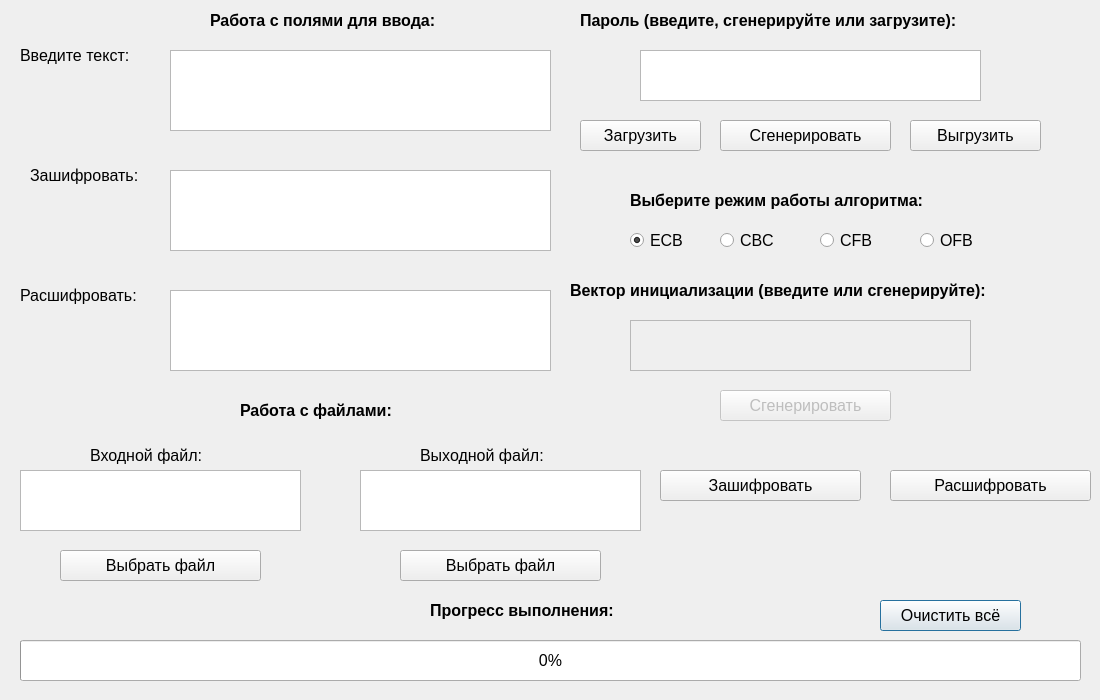
<?xml version="1.0" encoding="UTF-8"?>
<ui version="4.0">
 <class>Dialog16</class>
 <widget class="QDialog" name="Dialog16">
  <property name="geometry">
   <rect>
    <x>0</x>
    <y>0</y>
    <width>1100</width>
    <height>700</height>
   </rect>
  </property>
  <property name="minimumSize">
   <size>
    <width>1100</width>
    <height>700</height>
   </size>
  </property>
  <property name="maximumSize">
   <size>
    <width>1100</width>
    <height>700</height>
   </size>
  </property>
  <property name="windowTitle">
   <string>DES</string>
  </property>
  <widget class="QPushButton" name="but_clear">
   <property name="geometry">
    <rect>
     <x>880</x>
     <y>600</y>
     <width>141</width>
     <height>31</height>
    </rect>
   </property>
   <property name="font">
    <font>
     <family>Arial</family>
     <pointsize>12</pointsize>
    </font>
   </property>
   <property name="text">
    <string>Очистить всё</string>
   </property>
  </widget>
  <widget class="QPushButton" name="key_gen">
   <property name="geometry">
    <rect>
     <x>720</x>
     <y>120</y>
     <width>171</width>
     <height>31</height>
    </rect>
   </property>
   <property name="font">
    <font>
     <family>Arial</family>
     <pointsize>12</pointsize>
    </font>
   </property>
   <property name="text">
    <string>Сгенерировать</string>
   </property>
  </widget>
  <widget class="QPushButton" name="down_file">
   <property name="geometry">
    <rect>
     <x>60</x>
     <y>550</y>
     <width>201</width>
     <height>31</height>
    </rect>
   </property>
   <property name="font">
    <font>
     <family>Arial</family>
     <pointsize>12</pointsize>
    </font>
   </property>
   <property name="text">
    <string>Выбрать файл</string>
   </property>
  </widget>
  <widget class="QLabel" name="label_2">
   <property name="geometry">
    <rect>
     <x>20</x>
     <y>40</y>
     <width>141</width>
     <height>31</height>
    </rect>
   </property>
   <property name="font">
    <font>
     <family>Arial</family>
     <pointsize>12</pointsize>
    </font>
   </property>
   <property name="text">
    <string>Введите текст:</string>
   </property>
  </widget>
  <widget class="QPushButton" name="key_from_file">
   <property name="geometry">
    <rect>
     <x>580</x>
     <y>120</y>
     <width>121</width>
     <height>31</height>
    </rect>
   </property>
   <property name="font">
    <font>
     <family>Arial</family>
     <pointsize>12</pointsize>
    </font>
   </property>
   <property name="text">
    <string>Загрузить</string>
   </property>
  </widget>
  <widget class="QPlainTextEdit" name="slova">
   <property name="geometry">
    <rect>
     <x>170</x>
     <y>50</y>
     <width>381</width>
     <height>81</height>
    </rect>
   </property>
   <property name="font">
    <font>
     <family>Arial</family>
     <pointsize>12</pointsize>
    </font>
   </property>
  </widget>
  <widget class="QPushButton" name="key_to_file">
   <property name="geometry">
    <rect>
     <x>910</x>
     <y>120</y>
     <width>131</width>
     <height>31</height>
    </rect>
   </property>
   <property name="font">
    <font>
     <family>Arial</family>
     <pointsize>12</pointsize>
    </font>
   </property>
   <property name="text">
    <string>Выгрузить</string>
   </property>
  </widget>
  <widget class="QPushButton" name="but_encr">
   <property name="geometry">
    <rect>
     <x>660</x>
     <y>470</y>
     <width>201</width>
     <height>31</height>
    </rect>
   </property>
   <property name="font">
    <font>
     <family>Arial</family>
     <pointsize>12</pointsize>
    </font>
   </property>
   <property name="text">
    <string>Зашифровать</string>
   </property>
  </widget>
  <widget class="QPlainTextEdit" name="key">
   <property name="geometry">
    <rect>
     <x>640</x>
     <y>50</y>
     <width>341</width>
     <height>51</height>
    </rect>
   </property>
   <property name="font">
    <font>
     <family>Arial</family>
     <pointsize>12</pointsize>
    </font>
   </property>
   <property name="readOnly">
    <bool>false</bool>
   </property>
  </widget>
  <widget class="QPushButton" name="but_decr">
   <property name="geometry">
    <rect>
     <x>890</x>
     <y>470</y>
     <width>201</width>
     <height>31</height>
    </rect>
   </property>
   <property name="font">
    <font>
     <family>Arial</family>
     <pointsize>12</pointsize>
    </font>
   </property>
   <property name="text">
    <string>Расшифровать</string>
   </property>
  </widget>
  <widget class="QPlainTextEdit" name="rez_encr">
   <property name="enabled">
    <bool>true</bool>
   </property>
   <property name="geometry">
    <rect>
     <x>170</x>
     <y>170</y>
     <width>381</width>
     <height>81</height>
    </rect>
   </property>
   <property name="font">
    <font>
     <family>Arial</family>
     <pointsize>12</pointsize>
    </font>
   </property>
   <property name="readOnly">
    <bool>true</bool>
   </property>
  </widget>
  <widget class="QPushButton" name="up_file">
   <property name="geometry">
    <rect>
     <x>400</x>
     <y>550</y>
     <width>201</width>
     <height>31</height>
    </rect>
   </property>
   <property name="font">
    <font>
     <family>Arial</family>
     <pointsize>12</pointsize>
    </font>
   </property>
   <property name="text">
    <string>Выбрать файл</string>
   </property>
  </widget>
  <widget class="QLabel" name="label_4">
   <property name="geometry">
    <rect>
     <x>580</x>
     <y>0</y>
     <width>471</width>
     <height>41</height>
    </rect>
   </property>
   <property name="font">
    <font>
     <family>Arial</family>
     <pointsize>12</pointsize>
     <weight>75</weight>
     <bold>true</bold>
    </font>
   </property>
   <property name="text">
    <string>Пароль (введите, сгенерируйте или загрузите):</string>
   </property>
  </widget>
  <widget class="QLabel" name="label_5">
   <property name="geometry">
    <rect>
     <x>630</x>
     <y>180</y>
     <width>371</width>
     <height>41</height>
    </rect>
   </property>
   <property name="font">
    <font>
     <family>Arial</family>
     <pointsize>12</pointsize>
     <weight>75</weight>
     <bold>true</bold>
    </font>
   </property>
   <property name="text">
    <string>Выберите режим работы алгоритма:</string>
   </property>
  </widget>
  <widget class="QProgressBar" name="progressBar">
   <property name="geometry">
    <rect>
     <x>20</x>
     <y>640</y>
     <width>1061</width>
     <height>41</height>
    </rect>
   </property>
   <property name="font">
    <font>
     <pointsize>12</pointsize>
    </font>
   </property>
   <property name="value">
    <number>0</number>
   </property>
  </widget>
  <widget class="QLabel" name="label_6">
   <property name="geometry">
    <rect>
     <x>430</x>
     <y>590</y>
     <width>241</width>
     <height>41</height>
    </rect>
   </property>
   <property name="font">
    <font>
     <family>Arial</family>
     <pointsize>12</pointsize>
     <weight>75</weight>
     <bold>true</bold>
    </font>
   </property>
   <property name="text">
    <string>Прогресс выполнения:</string>
   </property>
  </widget>
  <widget class="QLabel" name="label_7">
   <property name="geometry">
    <rect>
     <x>210</x>
     <y>0</y>
     <width>291</width>
     <height>41</height>
    </rect>
   </property>
   <property name="font">
    <font>
     <family>Arial</family>
     <pointsize>12</pointsize>
     <weight>75</weight>
     <bold>true</bold>
    </font>
   </property>
   <property name="text">
    <string>Работа с полями для ввода:</string>
   </property>
  </widget>
  <widget class="QLabel" name="label_8">
   <property name="geometry">
    <rect>
     <x>240</x>
     <y>390</y>
     <width>201</width>
     <height>41</height>
    </rect>
   </property>
   <property name="font">
    <font>
     <family>Arial</family>
     <pointsize>12</pointsize>
     <weight>75</weight>
     <bold>true</bold>
    </font>
   </property>
   <property name="text">
    <string>Работа с файлами:</string>
   </property>
  </widget>
  <widget class="QLabel" name="label_9">
   <property name="geometry">
    <rect>
     <x>90</x>
     <y>440</y>
     <width>151</width>
     <height>31</height>
    </rect>
   </property>
   <property name="font">
    <font>
     <family>Arial</family>
     <pointsize>12</pointsize>
    </font>
   </property>
   <property name="text">
    <string>Входной файл:</string>
   </property>
  </widget>
  <widget class="QLabel" name="label_11">
   <property name="geometry">
    <rect>
     <x>420</x>
     <y>440</y>
     <width>161</width>
     <height>31</height>
    </rect>
   </property>
   <property name="font">
    <font>
     <family>Arial</family>
     <pointsize>12</pointsize>
    </font>
   </property>
   <property name="text">
    <string>Выходной файл:</string>
   </property>
  </widget>
  <widget class="QPlainTextEdit" name="inp_file">
   <property name="geometry">
    <rect>
     <x>20</x>
     <y>470</y>
     <width>281</width>
     <height>61</height>
    </rect>
   </property>
   <property name="font">
    <font>
     <family>Arial</family>
     <pointsize>11</pointsize>
    </font>
   </property>
   <property name="readOnly">
    <bool>true</bool>
   </property>
  </widget>
  <widget class="QPlainTextEdit" name="out_file">
   <property name="geometry">
    <rect>
     <x>360</x>
     <y>470</y>
     <width>281</width>
     <height>61</height>
    </rect>
   </property>
   <property name="font">
    <font>
     <family>Arial</family>
     <pointsize>11</pointsize>
    </font>
   </property>
   <property name="readOnly">
    <bool>true</bool>
   </property>
  </widget>
  <widget class="QLabel" name="label_10">
   <property name="geometry">
    <rect>
     <x>30</x>
     <y>160</y>
     <width>141</width>
     <height>31</height>
    </rect>
   </property>
   <property name="font">
    <font>
     <family>Arial</family>
     <pointsize>12</pointsize>
    </font>
   </property>
   <property name="text">
    <string>Зашифровать:</string>
   </property>
  </widget>
  <widget class="QPlainTextEdit" name="rez_decr">
   <property name="enabled">
    <bool>true</bool>
   </property>
   <property name="geometry">
    <rect>
     <x>170</x>
     <y>290</y>
     <width>381</width>
     <height>81</height>
    </rect>
   </property>
   <property name="font">
    <font>
     <family>Arial</family>
     <pointsize>12</pointsize>
    </font>
   </property>
   <property name="readOnly">
    <bool>true</bool>
   </property>
  </widget>
  <widget class="QLabel" name="label_12">
   <property name="geometry">
    <rect>
     <x>20</x>
     <y>280</y>
     <width>151</width>
     <height>31</height>
    </rect>
   </property>
   <property name="font">
    <font>
     <family>Arial</family>
     <pointsize>12</pointsize>
    </font>
   </property>
   <property name="text">
    <string>Расшифровать:</string>
   </property>
  </widget>
  <widget class="QLabel" name="label_13">
   <property name="geometry">
    <rect>
     <x>570</x>
     <y>270</y>
     <width>521</width>
     <height>41</height>
    </rect>
   </property>
   <property name="font">
    <font>
     <family>Arial</family>
     <pointsize>12</pointsize>
     <weight>75</weight>
     <bold>true</bold>
    </font>
   </property>
   <property name="text">
    <string>Вектор инициализации (введите или сгенерируйте):</string>
   </property>
  </widget>
  <widget class="QPlainTextEdit" name="vect">
   <property name="enabled">
    <bool>false</bool>
   </property>
   <property name="geometry">
    <rect>
     <x>630</x>
     <y>320</y>
     <width>341</width>
     <height>51</height>
    </rect>
   </property>
   <property name="font">
    <font>
     <family>Arial</family>
     <pointsize>12</pointsize>
    </font>
   </property>
   <property name="undoRedoEnabled">
    <bool>true</bool>
   </property>
   <property name="readOnly">
    <bool>false</bool>
   </property>
  </widget>
  <widget class="QPushButton" name="vect_gen">
   <property name="enabled">
    <bool>false</bool>
   </property>
   <property name="geometry">
    <rect>
     <x>720</x>
     <y>390</y>
     <width>171</width>
     <height>31</height>
    </rect>
   </property>
   <property name="font">
    <font>
     <family>Arial</family>
     <pointsize>12</pointsize>
    </font>
   </property>
   <property name="text">
    <string>Сгенерировать</string>
   </property>
  </widget>
  <widget class="QRadioButton" name="ECBradioButton">
   <property name="geometry">
    <rect>
     <x>630</x>
     <y>230</y>
     <width>71</width>
     <height>20</height>
    </rect>
   </property>
   <property name="font">
    <font>
     <pointsize>12</pointsize>
    </font>
   </property>
   <property name="text">
    <string>ECB</string>
   </property>
   <property name="checked">
    <bool>true</bool>
   </property>
  </widget>
  <widget class="QRadioButton" name="CBCradioButton">
   <property name="geometry">
    <rect>
     <x>720</x>
     <y>230</y>
     <width>71</width>
     <height>20</height>
    </rect>
   </property>
   <property name="font">
    <font>
     <pointsize>12</pointsize>
    </font>
   </property>
   <property name="text">
    <string>CBC</string>
   </property>
  </widget>
  <widget class="QRadioButton" name="CFBradioButton">
   <property name="geometry">
    <rect>
     <x>820</x>
     <y>230</y>
     <width>71</width>
     <height>20</height>
    </rect>
   </property>
   <property name="font">
    <font>
     <pointsize>12</pointsize>
    </font>
   </property>
   <property name="text">
    <string>CFB</string>
   </property>
  </widget>
  <widget class="QRadioButton" name="OFBradioButton">
   <property name="geometry">
    <rect>
     <x>920</x>
     <y>230</y>
     <width>71</width>
     <height>20</height>
    </rect>
   </property>
   <property name="font">
    <font>
     <pointsize>12</pointsize>
    </font>
   </property>
   <property name="text">
    <string>OFB</string>
   </property>
  </widget>
 </widget>
 <resources/>
 <connections/>
</ui>
